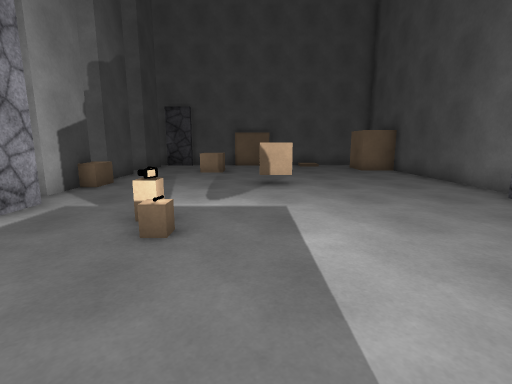
View 1 (above)

16 first-person views from a walk through a 3-D level made in the Unity game engine. The camera is 1.3 m above the floor, tilts 10° down and sees 85° across. The floor is counted in squares, 1 m on a side. Each view is taken from the middle of a square. On the plan, view 1 faces up. The plan holds only what a view shows up to about 13 squares ahead; the rest is blank. The player character is not drawn. Surface patterns are stand-ins for the level's own textures.

View 2
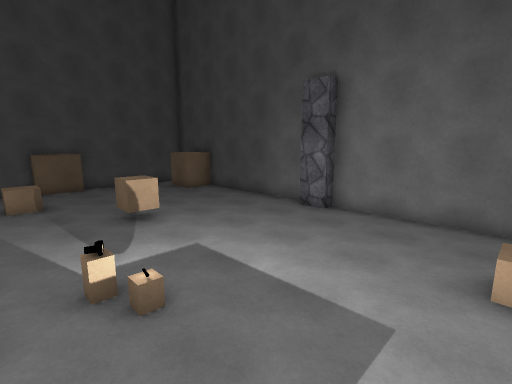

View 3
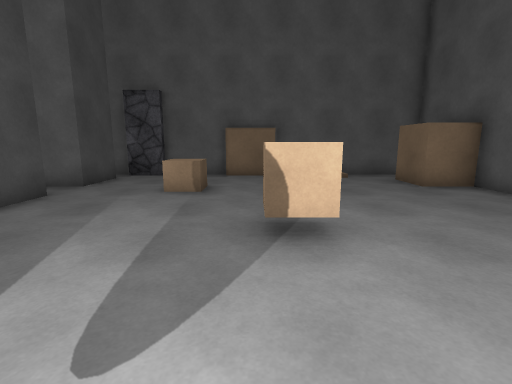

View 4
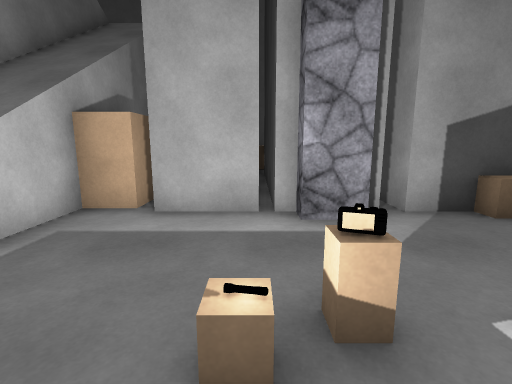

View 5
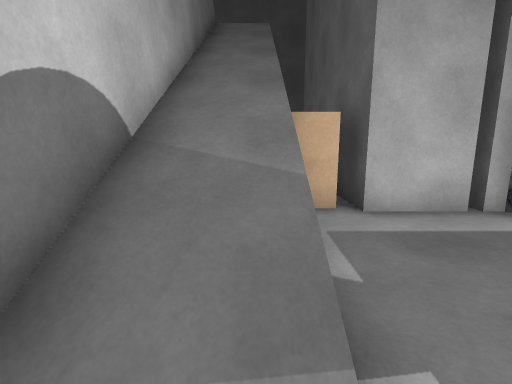

View 6
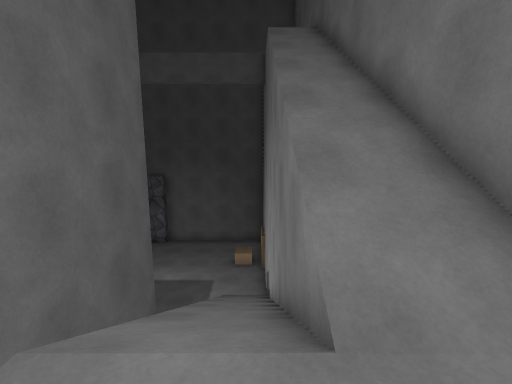

View 7
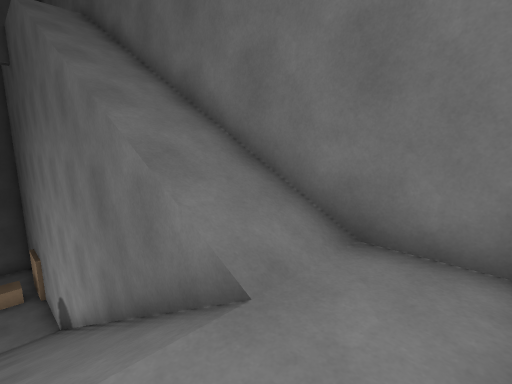

View 8
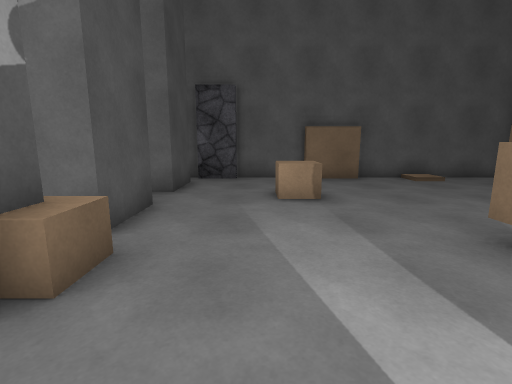

View 9
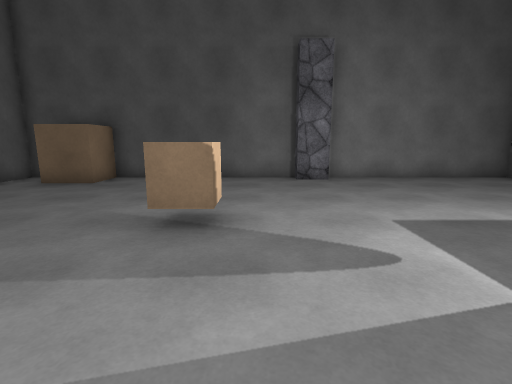

View 10
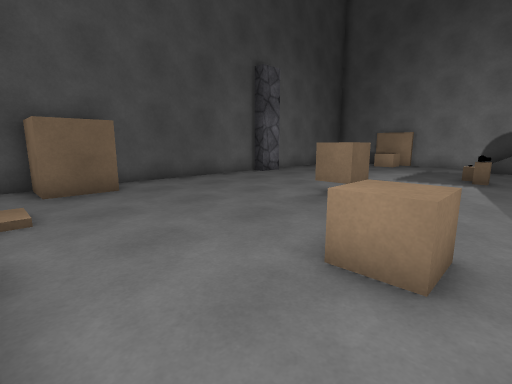

View 11
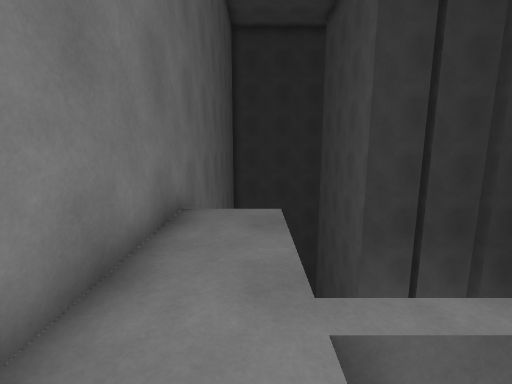

View 12
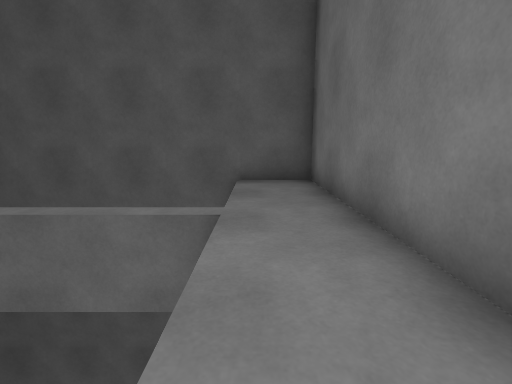

View 13
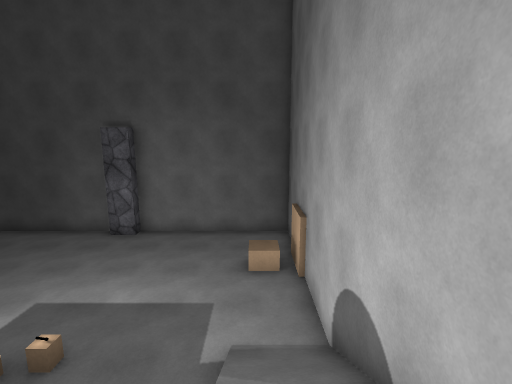

View 14
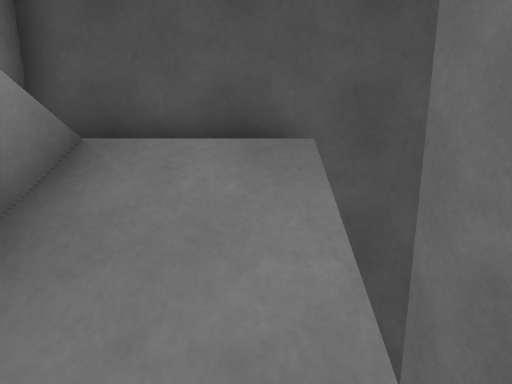

View 15
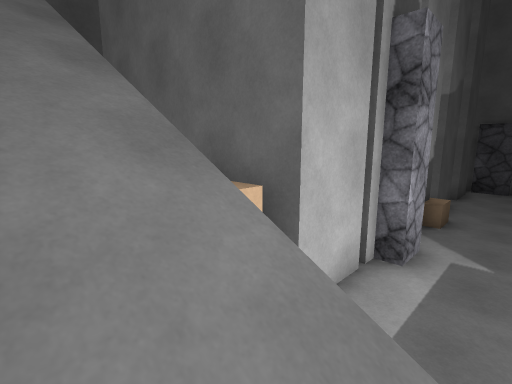

View 16
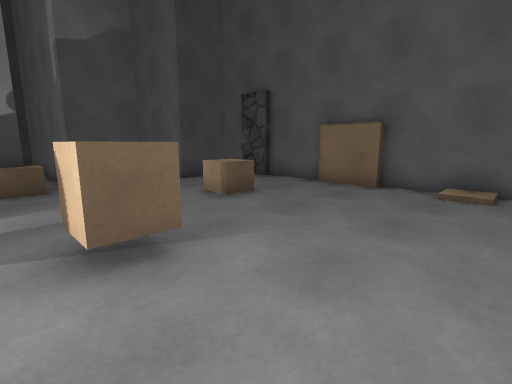

### Floor plan
Key: @ floor where view 1 was taken; # wall or solid block; . main floor; : floor 0.25 m higher than the main floor; + floor 5.75 m higher than the main floor; * floor 11.75 m higher than the main floor; / step, stairs or slope; v drop or lower ground; C cube; B block; O other object.
Columns run from 14 left of view 1 to 7 right of it. Each row starts with its distance up from view 1.
 17          ####B B######
 16          ##..BB..:...#
 15          #.........BBB
 14         ##.........B
 13         #...C...... B
 12         #............#
 11         ##...........#
 10    #######....CC.....#
  9          C....CC.....#
  8          #...........#
  7         ##...........#
  6          #...........#
  5          #..OB.......#
  4  O########...........#
  3 #O###### #...........#
  2 #v######B#...........#
  1 #v       ............#
  0 #++///////////@..C...#
 -1 #++///////////..C B..#
 -2 #++///////////*******#
 -3 #++///////////*******#
 -4 ######################

Where each view was taken, in squares from view 1:
view 1: 0 up, 0 right, facing up
view 2: 0 up, 3 left, facing up-right
view 3: 5 up, 0 right, facing up
view 4: 4 up, 0 right, facing left
view 5: 0 up, 0 right, facing left
view 6: 1 down, 13 left, facing right
view 7: 0 up, 13 left, facing down-right
view 8: 6 up, 3 left, facing up
view 9: 8 up, 4 left, facing right
view 10: 16 up, 3 left, facing down-right
view 11: 2 down, 5 right, facing left
view 12: 2 down, 1 left, facing right
view 13: 0 up, 6 left, facing right
view 14: 0 up, 9 left, facing left
view 15: 1 down, 3 left, facing up-left
view 16: 8 up, 4 right, facing up-left
